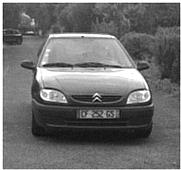
#> input picture python/savedFrames/0.jpg, 181 x 170 px; its folder holds only this picture in this run
$ python enhance_and_save.py
#> lines starting #> are read from the running program, lines starting #| are printed output that depends on the picture
#> further down, img is the input picture: shape (170, 181, 3); min 0, max 255, mean 109.6
import numpy as np
import matplotlib.pyplot as plt
import cv2
import os

from skimage import color, restoration
from scipy.signal import convolve2d as conv2

def deblurUnsupWiener(img):
	image = color.rgb2gray(img)
	psf = np.ones((2, 2)) / 7
	image += 0.01 * image.std() * np.random.standard_normal(image.shape)
	correctedImg, _ = restoration.unsupervised_wiener(image, psf)
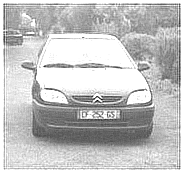
#> correctedImg: shape (170, 181) float64; min -0.348, max 1, mean 0.671; drawn with min black and max white
	return correctedImg

folder = os.listdir(r'C:\Users\Oussama\Desktop\python_tuto\opencv\savedFrames')
sortedFolder = sorted(folder,key=lambda x: int(os.path.splitext(x)[0]), reverse=True)

for filename in sortedFolder:
    img = cv2.imread('./savedFrames/' + filename)
    img = deblurUnsupWiener(img)
    plt.axis('off')
    plt.imshow(img)
    plt.imsave('./savedFrames/' + filename, img, cmap='gray')
